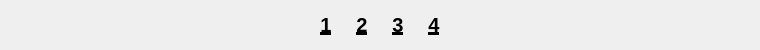
            <widget class="QWidget" name="horizontalWidget" native="true">
             <property name="minimumSize">
              <size>
               <width>0</width>
               <height>50</height>
              </size>
             </property>
             <property name="maximumSize">
              <size>
               <width>16777215</width>
               <height>50</height>
              </size>
             </property>
             <layout class="QHBoxLayout" name="horizontalLayout_2">
              <item>
               <spacer name="horizontalSpacer_3">
                <property name="orientation">
                 <enum>Qt::Orientation::Horizontal</enum>
                </property>
                <property name="sizeType">
                 <enum>QSizePolicy::Policy::Fixed</enum>
                </property>
                <property name="sizeHint" stdset="0">
                 <size>
                  <width>300</width>
                  <height>20</height>
                 </size>
                </property>
               </spacer>
              </item>
              <item>
               <widget class="QLabel" name="norm_num1">
                <property name="minimumSize">
                 <size>
                  <width>30</width>
                  <height>0</height>
                 </size>
                </property>
                <property name="font">
                 <font>
                  <pointsize>15</pointsize>
                  <bold>true</bold>
                  <underline>true</underline>
                  <strikeout>false</strikeout>
                 </font>
                </property>
                <property name="text">
                 <string>1</string>
                </property>
                <property name="alignment">
                 <set>Qt::AlignmentFlag::AlignCenter</set>
                </property>
               </widget>
              </item>
              <item>
               <widget class="QLabel" name="norm_num2">
                <property name="minimumSize">
                 <size>
                  <width>30</width>
                  <height>0</height>
                 </size>
                </property>
                <property name="font">
                 <font>
                  <pointsize>15</pointsize>
                  <bold>true</bold>
                  <underline>true</underline>
                 </font>
                </property>
                <property name="text">
                 <string>2</string>
                </property>
                <property name="alignment">
                 <set>Qt::AlignmentFlag::AlignCenter</set>
                </property>
               </widget>
              </item>
              <item>
               <widget class="QLabel" name="norm_num3">
                <property name="minimumSize">
                 <size>
                  <width>30</width>
                  <height>0</height>
                 </size>
                </property>
                <property name="font">
                 <font>
                  <pointsize>15</pointsize>
                  <bold>true</bold>
                  <underline>true</underline>
                 </font>
                </property>
                <property name="text">
                 <string>3</string>
                </property>
                <property name="alignment">
                 <set>Qt::AlignmentFlag::AlignCenter</set>
                </property>
               </widget>
              </item>
              <item>
               <widget class="QLabel" name="norm_num4">
                <property name="minimumSize">
                 <size>
                  <width>30</width>
                  <height>0</height>
                 </size>
                </property>
                <property name="font">
                 <font>
                  <pointsize>15</pointsize>
                  <bold>true</bold>
                  <underline>true</underline>
                 </font>
                </property>
                <property name="text">
                 <string>4</string>
                </property>
                <property name="alignment">
                 <set>Qt::AlignmentFlag::AlignCenter</set>
                </property>
               </widget>
              </item>
              <item>
               <spacer name="horizontalSpacer_2">
                <property name="orientation">
                 <enum>Qt::Orientation::Horizontal</enum>
                </property>
                <property name="sizeType">
                 <enum>QSizePolicy::Policy::Expanding</enum>
                </property>
                <property name="sizeHint" stdset="0">
                 <size>
                  <width>300</width>
                  <height>30</height>
                 </size>
                </property>
               </spacer>
              </item>
             </layout>
            </widget>
